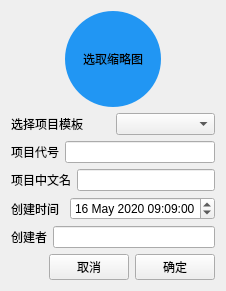
<?xml version="1.0" encoding="UTF-8"?>
<ui version="4.0">
 <class>Form</class>
 <widget class="QWidget" name="Form">
  <property name="geometry">
   <rect>
    <x>0</x>
    <y>0</y>
    <width>226</width>
    <height>289</height>
   </rect>
  </property>
  <property name="windowTitle">
   <string>Form</string>
  </property>
  <layout class="QVBoxLayout" name="verticalLayout_2">
   <item>
    <layout class="QVBoxLayout" name="verticalLayout">
     <item>
      <layout class="QHBoxLayout" name="horizontalLayout">
       <item>
        <spacer name="horizontalSpacer_2">
         <property name="orientation">
          <enum>Qt::Horizontal</enum>
         </property>
         <property name="sizeHint" stdset="0">
          <size>
           <width>40</width>
           <height>20</height>
          </size>
         </property>
        </spacer>
       </item>
       <item>
        <widget class="QPushButton" name="BlueButton">
         <property name="styleSheet">
          <string notr="true">#BlueButton {
    background-color: #2196f3;
    /*限制最小最大尺寸*/
    min-width: 96px;
    max-width: 96px;
    min-height: 96px;
    max-height: 96px;
    border-radius: 48px; /*圆形*/
}
#BlueButton:hover {
    background-color: #64b5f6;
}
#BlueButton:pressed {
    background-color: #bbdefb;
}</string>
         </property>
         <property name="text">
          <string>选取缩略图</string>
         </property>
        </widget>
       </item>
       <item>
        <spacer name="horizontalSpacer_3">
         <property name="orientation">
          <enum>Qt::Horizontal</enum>
         </property>
         <property name="sizeHint" stdset="0">
          <size>
           <width>40</width>
           <height>20</height>
          </size>
         </property>
        </spacer>
       </item>
      </layout>
     </item>
     <item>
      <layout class="QHBoxLayout" name="horizontalLayout_2">
       <item>
        <widget class="QLabel" name="label_2">
         <property name="text">
          <string>选择项目模板</string>
         </property>
        </widget>
       </item>
       <item>
        <widget class="QComboBox" name="comboBox"/>
       </item>
      </layout>
     </item>
     <item>
      <layout class="QHBoxLayout" name="horizontalLayout_3">
       <item>
        <widget class="QLabel" name="label_3">
         <property name="text">
          <string>项目代号</string>
         </property>
        </widget>
       </item>
       <item>
        <widget class="QLineEdit" name="lineEdit"/>
       </item>
      </layout>
     </item>
     <item>
      <layout class="QHBoxLayout" name="horizontalLayout_4">
       <item>
        <widget class="QLabel" name="label_4">
         <property name="text">
          <string>项目中文名</string>
         </property>
        </widget>
       </item>
       <item>
        <widget class="QLineEdit" name="lineEdit_2"/>
       </item>
      </layout>
     </item>
     <item>
      <layout class="QHBoxLayout" name="horizontalLayout_5">
       <item>
        <widget class="QLabel" name="label_5">
         <property name="text">
          <string>创建时间</string>
         </property>
        </widget>
       </item>
       <item>
        <widget class="QDateTimeEdit" name="dateTimeEdit">
         <property name="dateTime">
          <datetime>
           <hour>9</hour>
           <minute>9</minute>
           <second>0</second>
           <year>2020</year>
           <month>5</month>
           <day>16</day>
          </datetime>
         </property>
        </widget>
       </item>
      </layout>
     </item>
     <item>
      <layout class="QHBoxLayout" name="horizontalLayout_6">
       <item>
        <widget class="QLabel" name="label_6">
         <property name="text">
          <string>创建者</string>
         </property>
        </widget>
       </item>
       <item>
        <widget class="QLineEdit" name="lineEdit_4">
         <property name="text">
          <string/>
         </property>
        </widget>
       </item>
      </layout>
     </item>
     <item>
      <layout class="QHBoxLayout" name="horizontalLayout_7">
       <item>
        <spacer name="horizontalSpacer">
         <property name="orientation">
          <enum>Qt::Horizontal</enum>
         </property>
         <property name="sizeHint" stdset="0">
          <size>
           <width>88</width>
           <height>20</height>
          </size>
         </property>
        </spacer>
       </item>
       <item>
        <widget class="QPushButton" name="pushButton_2">
         <property name="text">
          <string>取消</string>
         </property>
        </widget>
       </item>
       <item>
        <widget class="QPushButton" name="pushButton">
         <property name="text">
          <string>确定</string>
         </property>
        </widget>
       </item>
      </layout>
     </item>
    </layout>
   </item>
  </layout>
 </widget>
 <resources/>
 <connections/>
</ui>
